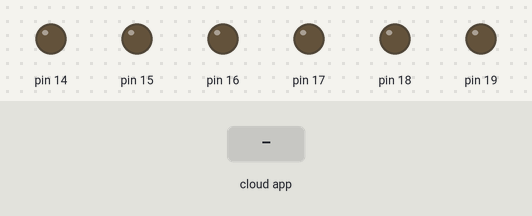
Bench run of a sketch on a simulated Arduino Uno, built with avr-gcc and run on an emulated ATmega328P. Parts: output pins drawn as LEDs (lit = HIGH). Inputs (shaded band) come from the test bench. The ROS host is connected and sends only what is stated.

Above: at 1.2 s.
1.3 s: the phone or cloud app sets toggle_led to 0
At 2.3 s:
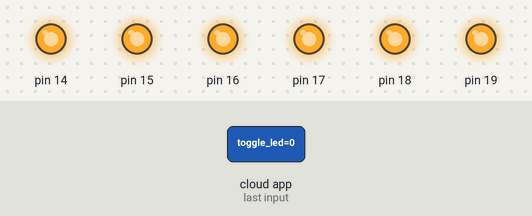
Timing chart, 0 to 4.3 s (numbered marks = the images above; inputs shaded):
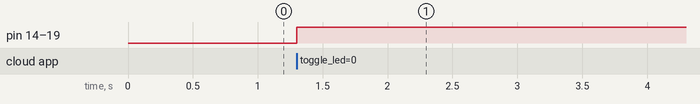

The sketch:

BlinkSub.ino
```cpp
/*
 * rosserial Subscriber Example
 * Blinks an LED on callback
 */

#include <ros.h>
#include <std_msgs/Int16.h>

ros::NodeHandle  nh;

void messageCb( const std_msgs::Int16& toggle_msg)
{
  PORTC = 0xff;
}

ros::Subscriber<std_msgs::Int16> sub("toggle_led", &messageCb );

void setup()
{
  DDRC = 0xff;
  nh.initNode();
  nh.subscribe(sub);
}

void loop()
{
  nh.spinOnce();
  delay(1);
}
```

Measured:
- after the input at 1.3 s, pin 14–19: LOW → HIGH at once
